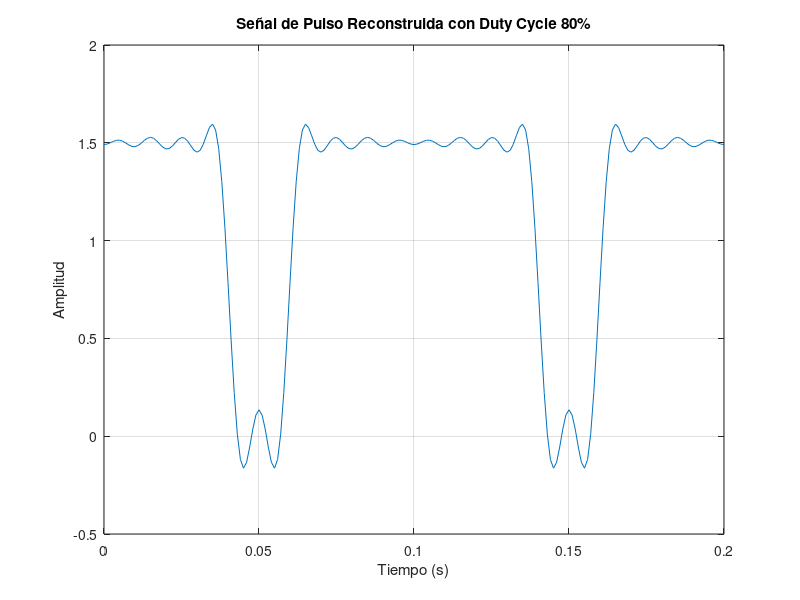

This figure's MATLAB source:
% Definir parámetros de la señal
T = 0.1;  % Periodo de la señal (en segundos)
f = 1/T;  % Frecuencia fundamental (en Hz)

% Amplitudes de los armónicos proporcionadas
A0 = 1.2;   % Armónico 0 (componente DC)
A1 = 0.56;  % Armónico 1
A2 = -0.45; % Armónico 2
A3 = 0.3;   % Armónico 3
A4 = -0.14; % Armónico 4
A5 = 0;     % Armónico 5
A6 = 0.093; % Armónico 6
A7 = -0.12; % Armónico 7
A8 = 0.11;  % Armónico 8
A9 = -0.062;% Armónico 9

% Definir el tiempo
t = 0:T/100:2*T;  % 2 períodos de la señal con 100 muestras por período

% Reconstrucción de la señal de pulso con los armónicos y usando coseno
V0 = A0;                   % Armónico 0 (componente DC)
V1 = A1 * cos(2 * pi * f * t);           % Armónico 1
V2 = A2 * cos(2 * pi * 2 * f * t);       % Armónico 2
V3 = A3 * cos(2 * pi * 3 * f * t);       % Armónico 3
V4 = A4 * cos(2 * pi * 4 * f * t);       % Armónico 4
V5 = A5 * cos(2 * pi * 5 * f * t);       % Armónico 5
V6 = A6 * cos(2 * pi * 6 * f * t);       % Armónico 6
V7 = A7 * cos(2 * pi * 7 * f * t);       % Armónico 7
V8 = A8 * cos(2 * pi * 8 * f * t);       % Armónico 8
V9 = A9 * cos(2 * pi * 9 * f * t);       % Armónico 9

% Señal reconstruida sumando todos los armónicos
V_pulse_80 = V0 + V1 + V2 + V3 + V4 + V5 + V6 + V7 + V8 + V9;

% Graficar la señal de pulso reconstruida con duty cycle del 80%
figure;
plot(t, V_pulse_80);
title('Señal de Pulso Reconstruida con Duty Cycle 80%');
xlabel('Tiempo (s)');
ylabel('Amplitud');
grid on;
